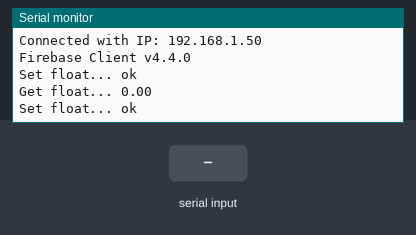
The sketch below on a simulated ESP8266 (NodeMCU). Shown: the last lines printed to the serial monitor. The test bench sets the inputs (shaded band). WiFi joins after 1.5 s; servers stay silent unless stated; the Firebase database answers and starts empty.

Above: at 2.7 s.
2.8 s: "90,45\n" received over Serial
At 3.3 s:
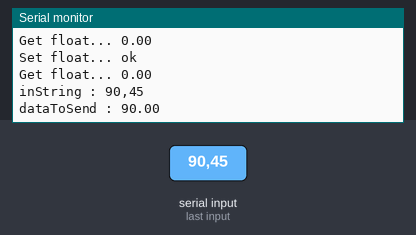
4.3 s: "0\n" received over Serial
At 4.53 s:
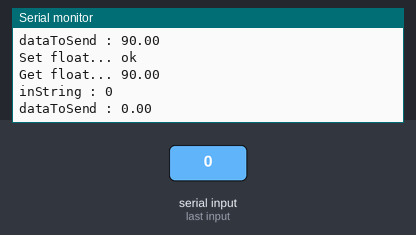

The sketch:

ESP.ino
```cpp
#include <Arduino.h>
#if defined(ESP32) || defined(ARDUINO_RASPBERRY_PI_PICO_W)
#include <WiFi.h>
#elif defined(ESP8266)
#include <ESP8266WiFi.h>
#endif

#include <Firebase_ESP_Client.h>

#include <addons/TokenHelper.h>

#include <addons/RTDBHelper.h>

#define WIFI_SSID "Redmi8"
#define WIFI_PASSWORD "rast1234"

#define API_KEY "AIzaSyBYGToLczRNnwuhVis5oYKTXqIui06-8Co"

#define DATABASE_URL "https://indicator-5bcde-default-rtdb.asia-southeast1.firebasedatabase.app/" //<databaseName>.firebaseio.com or <databaseName>.<region>.firebasedatabase.app

#define USER_EMAIL "ptsks.server@gmail.com"
#define USER_PASSWORD "sks2023!"

FirebaseData fbdo;

FirebaseAuth auth;
FirebaseConfig config;

unsigned long sendDataPrevMillis = 0;

unsigned long count = 0;

#if defined(ARDUINO_RASPBERRY_PI_PICO_W)
WiFiMulti multi;
#endif

String inString, dataStr;
bool comComp = false;
int dataSave = 0;
float dataToSendF;

void setup()
{

  Serial.begin(115200);
  Serial2.begin(115200);

#if defined(ARDUINO_RASPBERRY_PI_PICO_W)
  multi.addAP(WIFI_SSID, WIFI_PASSWORD);
  multi.run();
#else
  WiFi.begin(WIFI_SSID, WIFI_PASSWORD);
#endif

  Serial.print("Connecting to Wi-Fi");
  unsigned long ms = millis();
  while (WiFi.status() != WL_CONNECTED)
  {
    Serial.print(".");
    delay(300);
#if defined(ARDUINO_RASPBERRY_PI_PICO_W)
    if (millis() - ms > 10000)
      break;
#endif
  }
  Serial.println();
  Serial.print("Connected with IP: ");
  Serial.println(WiFi.localIP());
  Serial.println();

  Serial.printf("Firebase Client v%s\n\n", FIREBASE_CLIENT_VERSION);

  config.api_key = API_KEY;

  auth.user.email = USER_EMAIL;
  auth.user.password = USER_PASSWORD;

  config.database_url = DATABASE_URL;

  config.token_status_callback = tokenStatusCallback; // see addons/TokenHelper.h

#if defined(ESP8266)
  fbdo.setBSSLBufferSize(2048 /* Rx buffer size in bytes from 512 - 16384 */, 2048 /* Tx buffer size in bytes from 512 - 16384 */);
#endif
  fbdo.setResponseSize(2048);

  Firebase.begin(&config, &auth);

#if defined(ARDUINO_RASPBERRY_PI_PICO_W)
  config.wifi.clearAP();
  config.wifi.addAP(WIFI_SSID, WIFI_PASSWORD);
#endif

  Firebase.reconnectWiFi(true);

  Firebase.setDoubleDigits(5);

  config.timeout.serverResponse = 10 * 1000;

}

void loop()
{
  SerialRead();
  // Firebase.ready() should be called repeatedly to handle authentication tasks.

  if (comComp == true) {
    for (int i = 0; i < inString.length(); i++) {
      dataStr += inString[i];
    }
    Serial.print("inString : ");
    Serial.print(inString);
    dataToSendF = dataStr.toFloat();
    Serial.print("dataToSend : ");
    Serial.println(dataToSendF);
    inString = "";
    dataStr = "";
    comComp = false;
  }

  if (Firebase.ready() && (millis() - sendDataPrevMillis > 1000 || sendDataPrevMillis == 0))
  {
    sendDataPrevMillis = millis();

    Serial.printf("Set float... %s\n", Firebase.RTDB.setFloat(&fbdo, F("/IndicatorValue"), dataToSendF) ? "ok" : fbdo.errorReason().c_str());

    Serial.printf("Get float... %s\n", Firebase.RTDB.getFloat(&fbdo, F("/IndicatorValue")) ? String(fbdo.to<float>()).c_str() : fbdo.errorReason().c_str());

    Serial.println();
  }
}

void SerialRead() {
  while (Serial.available()) {
    char inChar = (char)Serial.read();
    inString += inChar;
    if (inChar == '\n') {
      comComp = true;
    }
  }
}
```

Measured:
- after the input at 2.8 s, the serial monitor: prints a new line at once (image 1)
- after the input at 4.3 s, the serial monitor: prints a new line at once (image 2)
